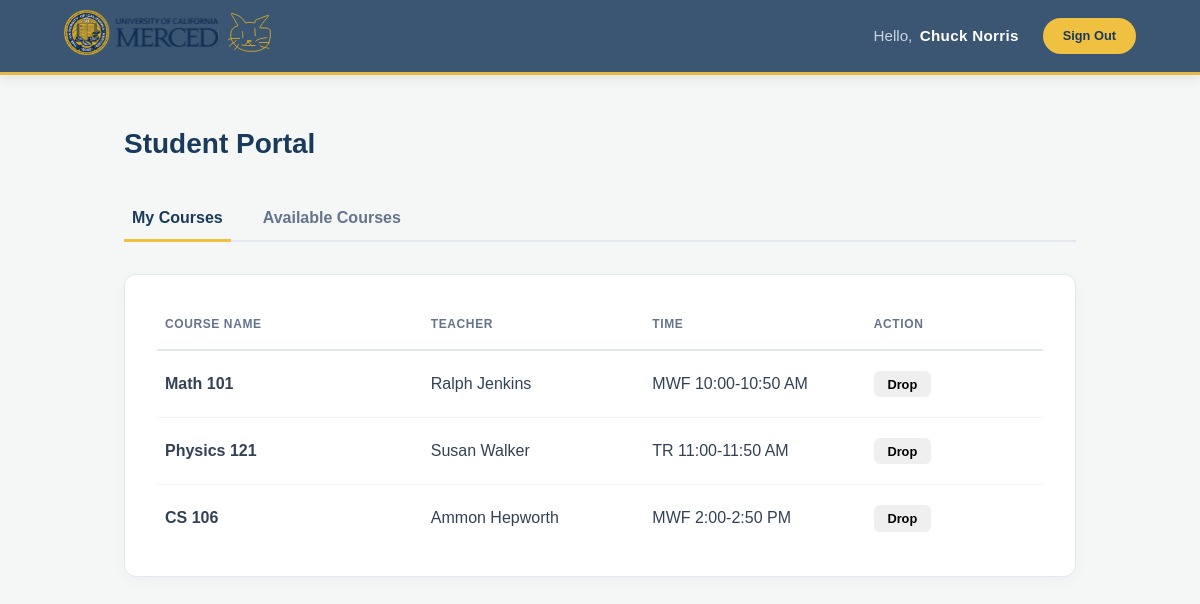
Page /student (signed in) on the earlier database version.
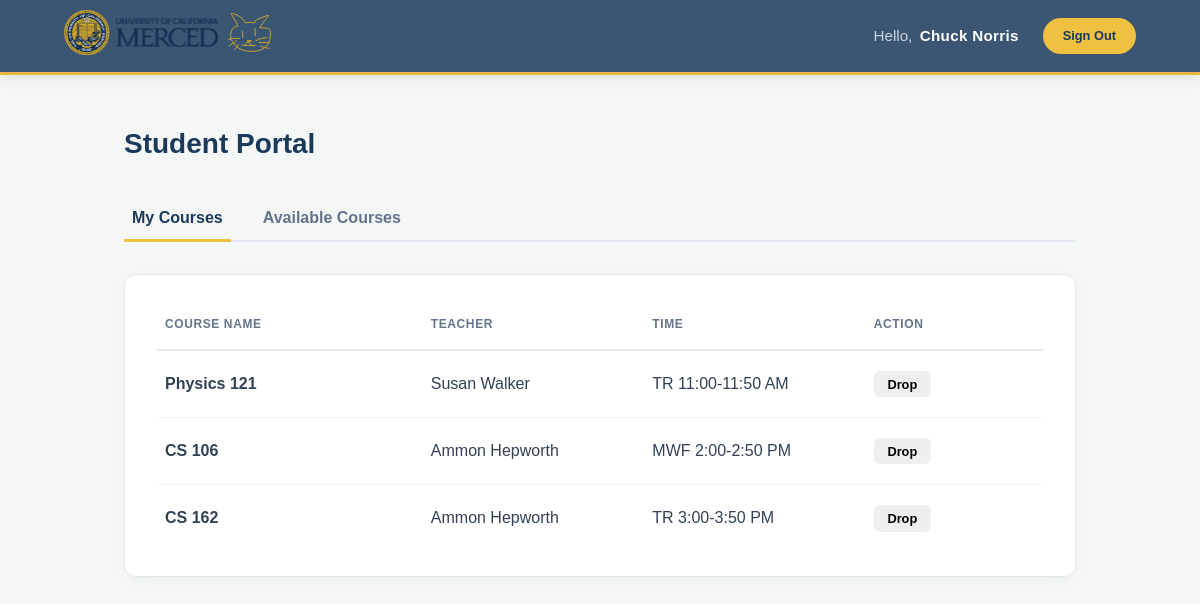
Same page on the later database version.
### app.py (models this page shows, shortened)
class User(db.Model):
    __tablename__ = 'users'
    id = db.Column(db.Integer, primary_key=True)
    username = db.Column(db.String(50), unique=True, nullable=False)
    password_hash = db.Column(db.String(200), nullable=False)
    full_name = db.Column(db.String(100), nullable=False)
    role = db.Column(db.String(20), nullable=False)  # student | teacher | admin
    enrollments = db.relationship('Enrollment', foreign_keys='Enrollment.student_id', backref='student', lazy=True)
    taught_courses = db.relationship('Course', backref='teacher', lazy=True)

class Enrollment(db.Model):
    __tablename__ = 'enrollments'
    id = db.Column(db.Integer, primary_key=True)
    student_id = db.Column(db.Integer, db.ForeignKey('users.id'), nullable=False)
    course_id = db.Column(db.Integer, db.ForeignKey('courses.id'), nullable=False)
    grade = db.Column(db.Integer, nullable=True)
    __table_args__ = (db.UniqueConstraint('student_id', 'course_id'),)

class Course(db.Model):
    __tablename__ = 'courses'
    id = db.Column(db.Integer, primary_key=True)
    name = db.Column(db.String(100), nullable=False)
    teacher_id = db.Column(db.Integer, db.ForeignKey('users.id'), nullable=False)
    schedule = db.Column(db.String(100), nullable=False)
    capacity = db.Column(db.Integer, nullable=False, default=10)
    enrollments = db.relationship('Enrollment', backref='course', lazy=True, cascade='all, delete-orphan')
    @property
    def enrolled_count(self): return len(self.enrollments)
    @property
    def is_full(self): return self.enrolled_count >= self.capacity

### app.py (the view)
@app.route('/student')
def student_dashboard():
    if session.get('role') != 'student':
        return redirect(url_for('login'))
    student = User.query.get(session['user_id'])
    enrolled_ids = {e.course_id for e in student.enrollments}
    all_courses = Course.query.all()
    return render_template('student.html', student=student, all_courses=all_courses, enrolled_ids=enrolled_ids)

### templates/student.html (shortened to what this page needs)
{% extends "base.html" %}
{% block content %}
<div class="page-header">
  <h1>Student Portal</h1>
</div>
<div class="tabs">
  <button class="tab-btn" data-target="my-courses">My Courses</button>
  <button class="tab-btn" data-target="available-courses">Available Courses</button>
</div>
<div id="my-courses" class="tab-content">
  <div class="card">
    <table>
      <colgroup>
        <col style="width: 30%;">
        <col style="width: 25%;">
        <col style="width: 25%;">
        <col style="width: 20%;">
      </colgroup>
      <thead>
        <tr>
          <th>Course Name</th>
          <th>Teacher</th>
          <th>Time</th>
          <th>Action</th>
        </tr>
      </thead>
      <tbody>
        {% for e in student.enrollments %}
        <tr>
          <td><strong>{{ e.course.name }}</strong></td>
          <td>{{ e.course.teacher.full_name }}</td>
          <td>{{ e.course.schedule }}</td>
          <td>
            <form method="POST" action="{{ url_for('drop_course', course_id=e.course.id) }}">
              <button class="btn btn-danger btn-sm" type="submit">Drop</button>
            </form>
          </td>
        </tr>
        {% endfor %}
      </tbody>
    </table>
  </div>
</div>
{% endblock %}

### templates/base.html (shortened to what this page needs)
<!DOCTYPE html>
<html lang="en">
<head>
  <link rel="stylesheet" href="{{ url_for('static', filename='styles.css') }}">
</head>
<body>
  {% if session.get('user_id') %}
  <nav>
    <div class="brand">
      <a href="/">
        <img src="{{ url_for('static', filename='assets/logo.svg') }}" alt="UC Merced Logo" style="height: 45px;">
      </a>
    </div>
    <div class="nav-right">
      {% if session.get('user_id') %}
        <span class="welcome">Hello, <strong>{{ session.full_name }}</strong></span>
        <a href="{{ url_for('logout') }}" class="btn btn-primary btn-sm" style="background: #f0c040; color: #1a3a5c;">Sign Out</a>
      {% endif %}
    </div>
  </nav>
  {% else %}
  <nav>
    <img src="{{ url_for('static', filename='assets/logo.svg') }}" alt="UC Merced Logo">
  </nav>
  {% endif %}
  <div class="page">
    {% block content %}{% endblock %}
  </div>
</body>
</html>

### static/styles.css (style rules this page uses)
* { box-sizing: border-box; margin: 0; padding: 0; }
body { font-family: 'Satoshi', sans-serif; background: #f4f7f6; color: #334155; line-height: 1.5; }
nav { background: rgba(26, 58, 92, 0.85); backdrop-filter: blur(10px); -webkit-backdrop-filter: blur(10px); padding: 0 4rem; height: 75px; border-bottom: 3px solid rgba(240, 192, 64, 0.95); display: flex; justify-content: space-between; align-items: center; box-shadow: 0 4px 12px rgba(0, 0, 0, 0.08); position: sticky; top: 0; z-index: 1000; }
nav .brand { display: flex; align-items: center; gap: 10px; }
nav .brand img { height: 45px; }
nav .nav-right { display: flex; align-items: center; gap: 1.5rem; }
nav .welcome { font-size: 0.95rem; color: #cbd5e1; }
nav .welcome strong { color: #ffffff; font-weight: 600; letter-spacing: 0.3px; margin-left: 0.2rem; }
nav .nav-right .btn-primary { background: #f0c040; color: #1a3a5c; font-weight: 700; border-radius: 999px; padding: 0.5rem 1.25rem; transition: all 0.2s ease; }
nav a { color: #f0c040; text-decoration: none; font-weight: 600; font-size: 0.9rem; transition: opacity 0.2s; }
.page { max-width: 1000px; margin: 3rem auto; padding: 0 1.5rem; }
h1 { font-size: 1.75rem; margin-bottom: 1.5rem; color: #1a3a5c; font-weight: 700; }
.card { background: white; border-radius: 12px; border: 1px solid #e2e8f0; box-shadow: 0 4px 15px rgba(0, 0, 0, 0.03); padding: 1.5rem 2rem; margin-bottom: 2rem; }
table { width: 100%; border-collapse: collapse; }
th { background: white; color: #64748b; text-transform: uppercase; font-size: 0.75rem; font-weight: 700; letter-spacing: 0.05em; padding: 1rem 0.5rem; border-bottom: 2px solid #e2e8f0; text-align: left; }
td { padding: 1.25rem 0.5rem; background: white; border-bottom: 1px solid #f1f5f9; vertical-align: middle; }
tr:last-child td { border-bottom: none; }
.btn { display: inline-flex; align-items: center; justify-content: center; padding: 0.5rem 1.2rem; border-radius: 6px; border: none; cursor: pointer; font-size: 0.88rem; font-weight: 600; text-decoration: none; transition: all 0.2s ease; }
.btn-primary { background: #1a3a5c; color: white; }
.btn-sm { padding: 0.35rem 0.85rem; font-size: 0.8rem; }
.page-header { margin-bottom: 2rem; }
.page-header h1 { margin-bottom: 0; margin-top: 0.5rem; }
.tabs { display: flex; gap: 1.5rem; margin-bottom: 2rem; border-bottom: 2px solid #e2e8f0; }
.tab-btn { background: transparent; border: none; padding: 0.75rem 0.5rem; font-size: 1rem; font-weight: 600; color: #64748b; cursor: pointer; border-bottom: 3px solid transparent; margin-bottom: -2px; transition: all 0.2s ease; }
.tab-btn.active { color: #1a3a5c; border-bottom-color: #f0c040; }
.tab-content { display: none; }
.tab-content.active { display: block; animation: fadeIn 0.3s ease; }

Differences in the rows shown:
removed Enrollment: course.name "Math 101", course.teacher.full_name "Ralph Jenkins", course.schedule "MWF 10:00-10:50 AM"
added Enrollment: course.name "CS 162", course.teacher.full_name "Ammon Hepworth", course.schedule "TR 3:00-3:50 PM"
